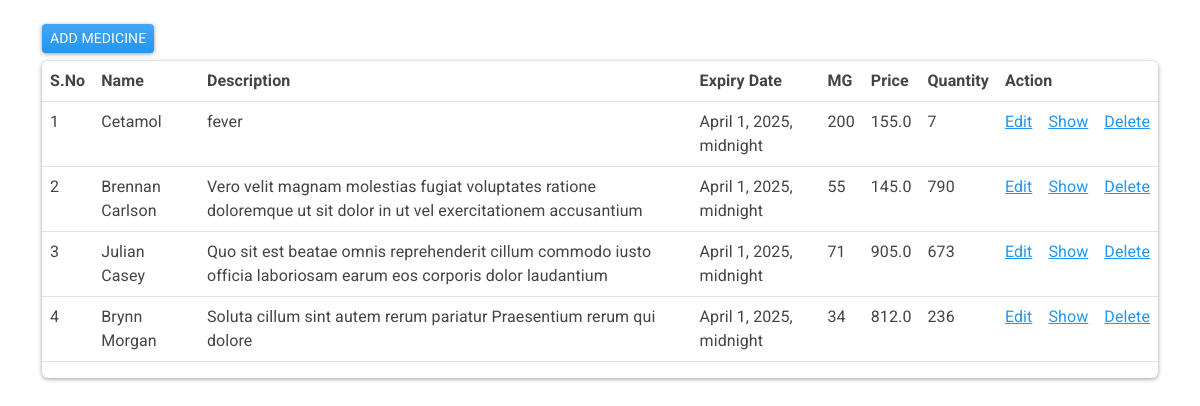
The app's page /medicines/ (signed in), older data.
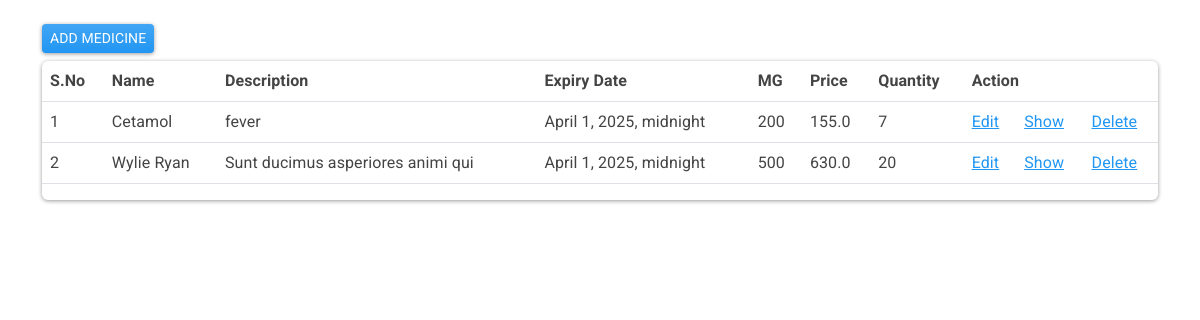
The same page, newer data.
### medicines/models.py (models this page shows, shortened)
class Medicine(models.Model):
    name = models.CharField(max_length=255)
    description = models.CharField(max_length=255)
    expiry_date = models.DateTimeField()
    mg = models.IntegerField()
    price = models.FloatField()
    quantity = models.IntegerField()
    entry_date = models.DateTimeField(default=datetime.now)
    category = models.ForeignKey(Category, on_delete=models.CASCADE)
    user = models.ForeignKey(User, on_delete=models.CASCADE)
    class Meta:
        db_table = "app_medicines"

### medicines/views.py (the view)
# urls.py: path('medicines/', views.medicine_index, name='medicines'),
@login_required(login_url='/authentication/login')
def medicine_index(request):
    data = Medicine.objects.all()
    context = {"data": data}
    return render(request, 'medicines/index.html', context)

### templates/medicines/index.html (shortened to what this page needs)
{% extends 'layouts/base.html' %}
{% block content %}
<div class="container mt-4">
    <a href="{% url 'add-medicine' %}" class="btn btn-primary btn-sm mb-2">ADD MEDICINE</a>
    <div class="card">
        <table class="table table-hover">
            <thead>
                <tr>
                    <th>S.No</th>
                    <th>Name</th>
                    <th>Description</th>
                    <th>Expiry Date</th>
                    <th>MG</th>
                    <th>Price</th>
                    <th>Quantity</th>
                    <th colspan="3">Action</th>
                </tr>
            </thead>
            <tbody>
                {% for val in data %}
                <tr>
                    <td>{{ forloop.counter }}</td>
                    <td>{{ val.name }}</td>
                    <td>{{ val.description }}</td>
                    <td>{{ val.expiry_date }}</td>
                    <td>{{ val.mg }}</td>
                    <td>{{ val.price }}</td>
                    <td>{{ val.quantity }}</td>
                    <td><a href="{% url 'edit-medicine' val.id %}">Edit</a></td>
                    <td><a href="{% url 'show-medicine' val.id %}">Show</a></td>
                    <td><a href="{% url 'delete-medicine' val.id %}">Delete</a></td>
                </tr>
                {% endfor %}
            </tbody>
        </table>
    </div>
</div>
{% endblock %}

### templates/layouts/base.html (shortened to what this page needs)
<!doctype html>
<html lang="en">
    <head>
        {% load static %}
        <link rel="stylesheet" href="{% static 'css/bootstrap.min.css' %}">
    </head>
    <body>
        {% block content %}
        {% endblock %}
    </body>
</html>

Row changes from the older to the newer data that the page shows:
removed Medicine: name "Brennan Carlson", description "Vero velit magnam molestias fugiat voluptates ratione doloremque ut sit dolor in ut vel exercitationem accusantium", expiry_date "April 1, 2025, midnight", mg "55", price "145.0", quantity "790"
removed Medicine: name "Julian Casey", description "Quo sit est beatae omnis reprehenderit cillum commodo iusto officia laboriosam earum eos corporis dolor laudantium", expiry_date "April 1, 2025, midnight", mg "71", price "905.0", quantity "673"
removed Medicine: name "Brynn Morgan", description "Soluta cillum sint autem rerum pariatur Praesentium rerum qui dolore", expiry_date "April 1, 2025, midnight", mg "34", price "812.0", quantity "236"
added Medicine: name "Wylie Ryan", description "Sunt ducimus asperiores animi qui", expiry_date "April 1, 2025, midnight", mg "500", price "630.0", quantity "20"
